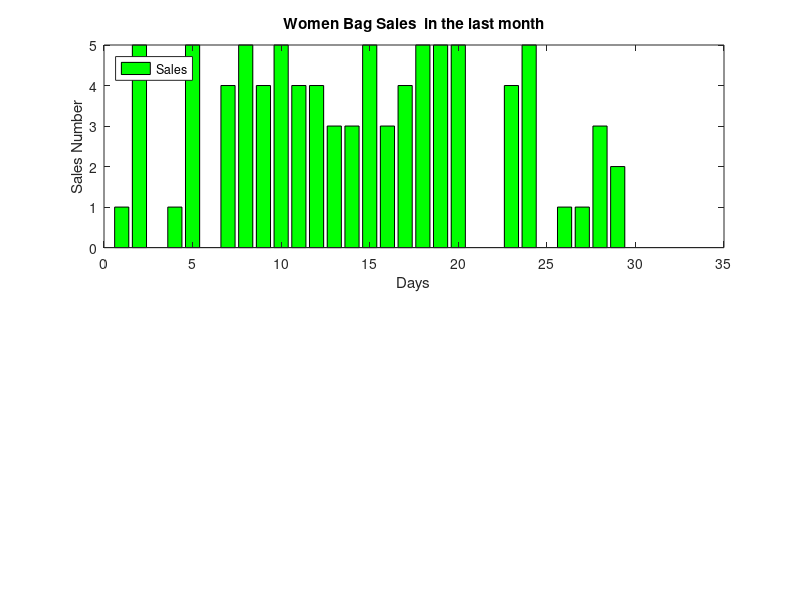

This figure's MATLAB source:
days = 1:30; 
sales = randi([0, 5], 1, 30);  


figure;


subplot(2,1,1); 
bar(days, sales, 'FaceColor', 'green');

title('Women Bag Sales  in the last month'); 
xlabel('Days');
ylabel('Sales Number');
legend('Sales', 'Location', 'northwest'); 
